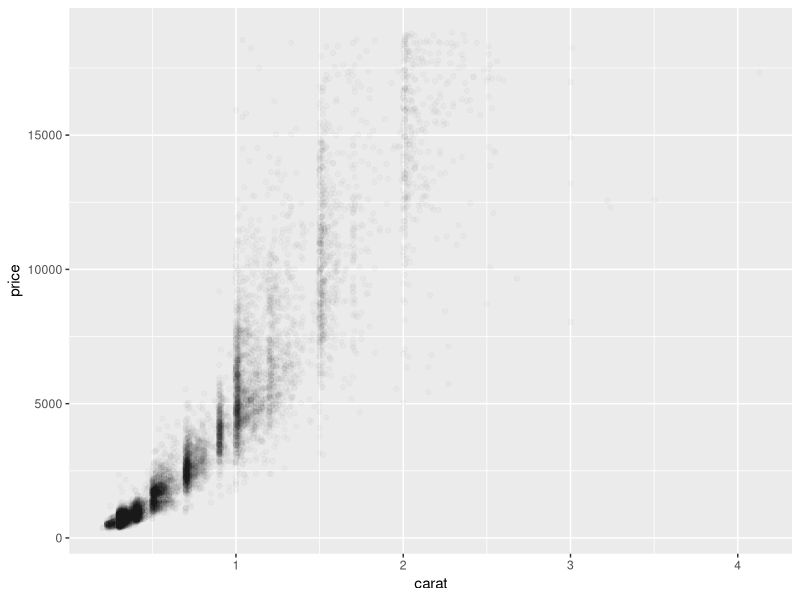
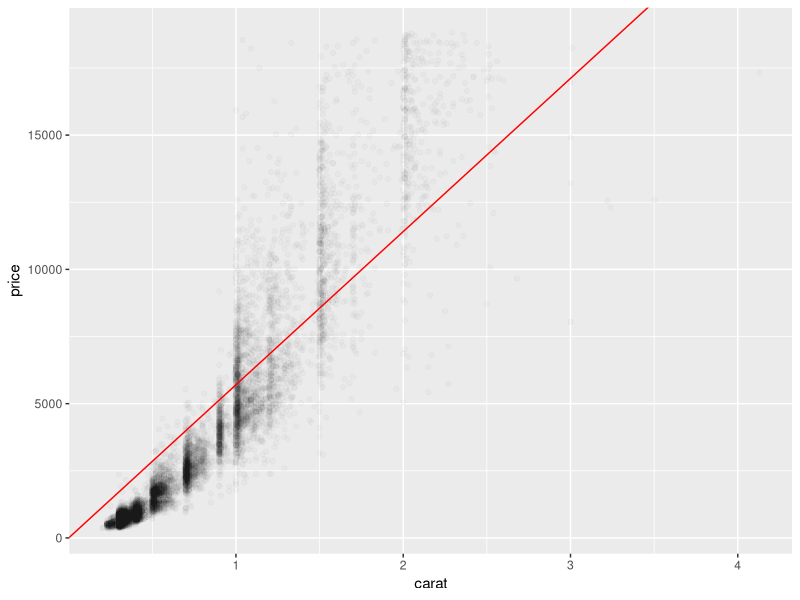

Write the R code that produced these figures, in order.
#' Author: Ted Kwartler
#' Date: 7-4-2018
#' Purpose: Build a regression model
#' 

# libs
library(ggplot2)
library(dplyr)

# Data
data('diamonds') # No Working Directory needed, ggplot come with the diamonds data
set.seed(1234)

# This is a simple down-sample, not a partitioning schema.  
# There is a difference because you could resample and get the same rows. 
# When you partition you want to ensure no overlap of records.
sampDiamonds <- sample_n(diamonds, 10000)

# EDA
summary(sampDiamonds)

# Remember this?
p <- ggplot(sampDiamonds, aes(carat, price)) +geom_point(alpha=0.02)
p

# Since we see a relationship let's make a linear model to predict prices
fit <- lm(price ~ carat + 0, sampDiamonds)
fit

# Add out model predictions
p <- p + geom_abline(intercept =  0, slope = 5704, color='red')
p

# End
